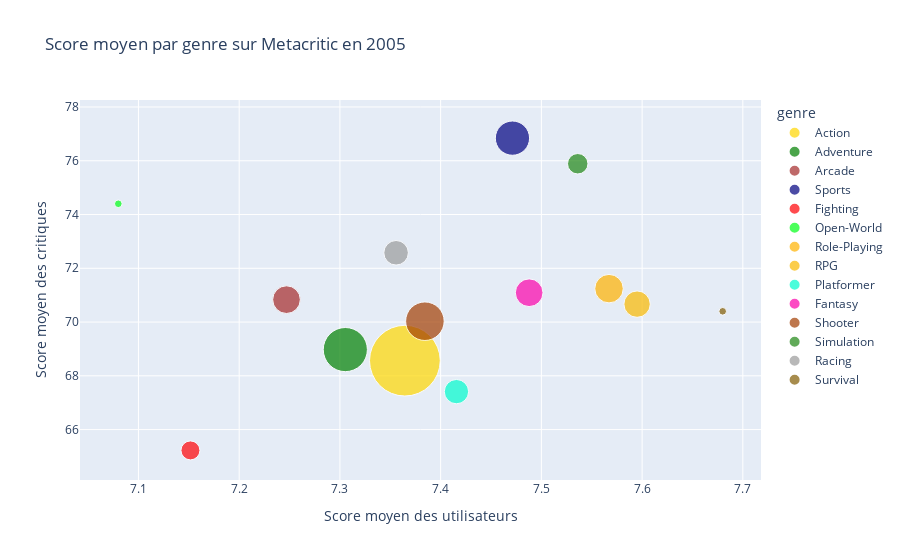

Notebook code for this chart:
### Code cell
genre_colors = {'Action':'gold', 'Adventure':'green', 'Arcade':'brown', 'Sports':'navy', 'Fighting':'#FF0004', 'Open-World':'#00FF16', 'Role-Playing':'#FFB300', 'RPG':'#FAB900', 'Platformer':'#00FCCD', 'Fantasy':'#FC00AB', 'Shooter':'#A33E02', 'Simulation':'#1F8714', 'Racing':'#9B9B9B', 'Survival':'#825C02'}

fig = px.scatter(data_gs, x='Score moyen des utilisateurs', y='Score moyen des critiques', color="genre", hover_name="genre",
                 color_discrete_map=genre_colors, title="Score moyen par genre sur Metacritic en " + str(yearTarget),
                 size='nb_games', size_max=50)
fig

### Figure 1 — Plotly figure (JSON) as saved in the notebook; plotly's stock layout.template omitted (floating-point values rounded to 4 significant figures)
{"data": [{"hovertemplate": "<b>%{hovertext}</b><br><br>genre=Action<br>Score moyen des utilisateurs=%{x}<br>Score moyen des critiques=%{y}<br>nb_games=%{marker.size}<extra></extra>", "hovertext": ["Action"], "legendgroup": "Action", "marker": {"color": "gold", "size": [431], "sizemode": "area", "sizeref": 0.1724, "symbol": "circle"}, "mode": "markers", "name": "Action", "orientation": "v", "showlegend": true, "type": "scatter", "x": [7.365], "xaxis": "x", "y": [68.56], "yaxis": "y"}, {"hovertemplate": "<b>%{hovertext}</b><br><br>genre=Adventure<br>Score moyen des utilisateurs=%{x}<br>Score moyen des critiques=%{y}<br>nb_games=%{marker.size}<extra></extra>", "hovertext": ["Adventure"], "legendgroup": "Adventure", "marker": {"color": "green", "size": [168], "sizemode": "area", "sizeref": 0.1724, "symbol": "circle"}, "mode": "markers", "name": "Adventure", "orientation": "v", "showlegend": true, "type": "scatter", "x": [7.305], "xaxis": "x", "y": [68.98], "yaxis": "y"}, {"hovertemplate": "<b>%{hovertext}</b><br><br>genre=Arcade<br>Score moyen des utilisateurs=%{x}<br>Score moyen des critiques=%{y}<br>nb_games=%{marker.size}<extra></extra>", "hovertext": ["Arcade"], "legendgroup": "Arcade", "marker": {"color": "brown", "size": [66], "sizemode": "area", "sizeref": 0.1724, "symbol": "circle"}, "mode": "markers", "name": "Arcade", "orientation": "v", "showlegend": true, "type": "scatter", "x": [7.247], "xaxis": "x", "y": [70.83], "yaxis": "y"}, {"hovertemplate": "<b>%{hovertext}</b><br><br>genre=Sports<br>Score moyen des utilisateurs=%{x}<br>Score moyen des critiques=%{y}<br>nb_games=%{marker.size}<extra></extra>", "hovertext": ["Sports"], "legendgroup": "Sports", "marker": {"color": "navy", "size": [101], "sizemode": "area", "sizeref": 0.1724, "symbol": "circle"}, "mode": "markers", "name": "Sports", "orientation": "v", "showlegend": true, "type": "scatter", "x": [7.471], "xaxis": "x", "y": [76.84], "yaxis": "y"}, {"hovertemplate": "<b>%{hovertext}</b><br><br>genre=Fighting<br>Score moyen des utilisateurs=%{x}<br>Score moyen des critiques=%{y}<br>nb_games=%{marker.size}<extra></extra>", "hovertext": ["Fighting"], "legendgroup": "Fighting", "marker": {"color": "#FF0004", "size": [31], "sizemode": "area", "sizeref": 0.1724, "symbol": "circle"}, "mode": "markers", "name": "Fighting", "orientation": "v", "showlegend": true, "type": "scatter", "x": [7.152], "xaxis": "x", "y": [65.23], "yaxis": "y"}, {"hovertemplate": "<b>%{hovertext}</b><br><br>genre=Open-World<br>Score moyen des utilisateurs=%{x}<br>Score moyen des critiques=%{y}<br>nb_games=%{marker.size}<extra></extra>", "hovertext": ["Open-World"], "legendgroup": "Open-World", "marker": {"color": "#00FF16", "size": [5], "sizemode": "area", "sizeref": 0.1724, "symbol": "circle"}, "mode": "markers", "name": "Open-World", "orientation": "v", "showlegend": true, "type": "scatter", "x": [7.08], "xaxis": "x", "y": [74.4], "yaxis": "y"}, {"hovertemplate": "<b>%{hovertext}</b><br><br>genre=Role-Playing<br>Score moyen des utilisateurs=%{x}<br>Score moyen des critiques=%{y}<br>nb_games=%{marker.size}<extra></extra>", "hovertext": ["Role-Playing"], "legendgroup": "Role-Playing", "marker": {"color": "#FFB300", "size": [70], "sizemode": "area", "sizeref": 0.1724, "symbol": "circle"}, "mode": "markers", "name": "Role-Playing", "orientation": "v", "showlegend": true, "type": "scatter", "x": [7.567], "xaxis": "x", "y": [71.24], "yaxis": "y"}, {"hovertemplate": "<b>%{hovertext}</b><br><br>genre=RPG<br>Score moyen des utilisateurs=%{x}<br>Score moyen des critiques=%{y}<br>nb_games=%{marker.size}<extra></extra>", "hovertext": ["RPG"], "legendgroup": "RPG", "marker": {"color": "#FAB900", "size": [60], "sizemode": "area", "sizeref": 0.1724, "symbol": "circle"}, "mode": "markers", "name": "RPG", "orientation": "v", "showlegend": true, "type": "scatter", "x": [7.595], "xaxis": "x", "y": [70.67], "yaxis": "y"}, {"hovertemplate": "<b>%{hovertext}</b><br><br>genre=Platformer<br>Score moyen des utilisateurs=%{x}<br>Score moyen des critiques=%{y}<br>nb_games=%{marker.size}<extra></extra>", "hovertext": ["Platformer"], "legendgroup": "Platformer", "marker": {"color": "#00FCCD", "size": [51], "sizemode": "area", "sizeref": 0.1724, "symbol": "circle"}, "mode": "markers", "name": "Platformer", "orientation": "v", "showlegend": true, "type": "scatter", "x": [7.416], "xaxis": "x", "y": [67.41], "yaxis": "y"}, {"hovertemplate": "<b>%{hovertext}</b><br><br>genre=Fantasy<br>Score moyen des utilisateurs=%{x}<br>Score moyen des critiques=%{y}<br>nb_games=%{marker.size}<extra></extra>", "hovertext": ["Fantasy"], "legendgroup": "Fantasy", "marker": {"color": "#FC00AB", "size": [66], "sizemode": "area", "sizeref": 0.1724, "symbol": "circle"}, "mode": "markers", "name": "Fantasy", "orientation": "v", "showlegend": true, "type": "scatter", "x": [7.488], "xaxis": "x", "y": [71.09], "yaxis": "y"}, {"hovertemplate": "<b>%{hovertext}</b><br><br>genre=Shooter<br>Score moyen des utilisateurs=%{x}<br>Score moyen des critiques=%{y}<br>nb_games=%{marker.size}<extra></extra>", "hovertext": ["Shooter"], "legendgroup": "Shooter", "marker": {"color": "#A33E02", "size": [128], "sizemode": "area", "sizeref": 0.1724, "symbol": "circle"}, "mode": "markers", "name": "Shooter", "orientation": "v", "showlegend": true, "type": "scatter", "x": [7.384], "xaxis": "x", "y": [70.03], "yaxis": "y"}, {"hovertemplate": "<b>%{hovertext}</b><br><br>genre=Simulation<br>Score moyen des utilisateurs=%{x}<br>Score moyen des critiques=%{y}<br>nb_games=%{marker.size}<extra></extra>", "hovertext": ["Simulation"], "legendgroup": "Simulation", "marker": {"color": "#1F8714", "size": [36], "sizemode": "area", "sizeref": 0.1724, "symbol": "circle"}, "mode": "markers", "name": "Simulation", "orientation": "v", "showlegend": true, "type": "scatter", "x": [7.536], "xaxis": "x", "y": [75.89], "yaxis": "y"}, {"hovertemplate": "<b>%{hovertext}</b><br><br>genre=Racing<br>Score moyen des utilisateurs=%{x}<br>Score moyen des critiques=%{y}<br>nb_games=%{marker.size}<extra></extra>", "hovertext": ["Racing"], "legendgroup": "Racing", "marker": {"color": "#9B9B9B", "size": [52], "sizemode": "area", "sizeref": 0.1724, "symbol": "circle"}, "mode": "markers", "name": "Racing", "orientation": "v", "showlegend": true, "type": "scatter", "x": [7.356], "xaxis": "x", "y": [72.58], "yaxis": "y"}, {"hovertemplate": "<b>%{hovertext}</b><br><br>genre=Survival<br>Score moyen des utilisateurs=%{x}<br>Score moyen des critiques=%{y}<br>nb_games=%{marker.size}<extra></extra>", "hovertext": ["Survival"], "legendgroup": "Survival", "marker": {"color": "#825C02", "size": [5], "sizemode": "area", "sizeref": 0.1724, "symbol": "circle"}, "mode": "markers", "name": "Survival", "orientation": "v", "showlegend": true, "type": "scatter", "x": [7.68], "xaxis": "x", "y": [70.4], "yaxis": "y"}], "layout": {"legend": {"itemsizing": "constant", "title": {"text": "genre"}, "tracegroupgap": 0}, "title": {"text": "Score moyen par genre sur Metacritic en 2005"}, "xaxis": {"anchor": "y", "domain": [0, 1], "title": {"text": "Score moyen des utilisateurs"}}, "yaxis": {"anchor": "x", "domain": [0, 1], "title": {"text": "Score moyen des critiques"}}}}
